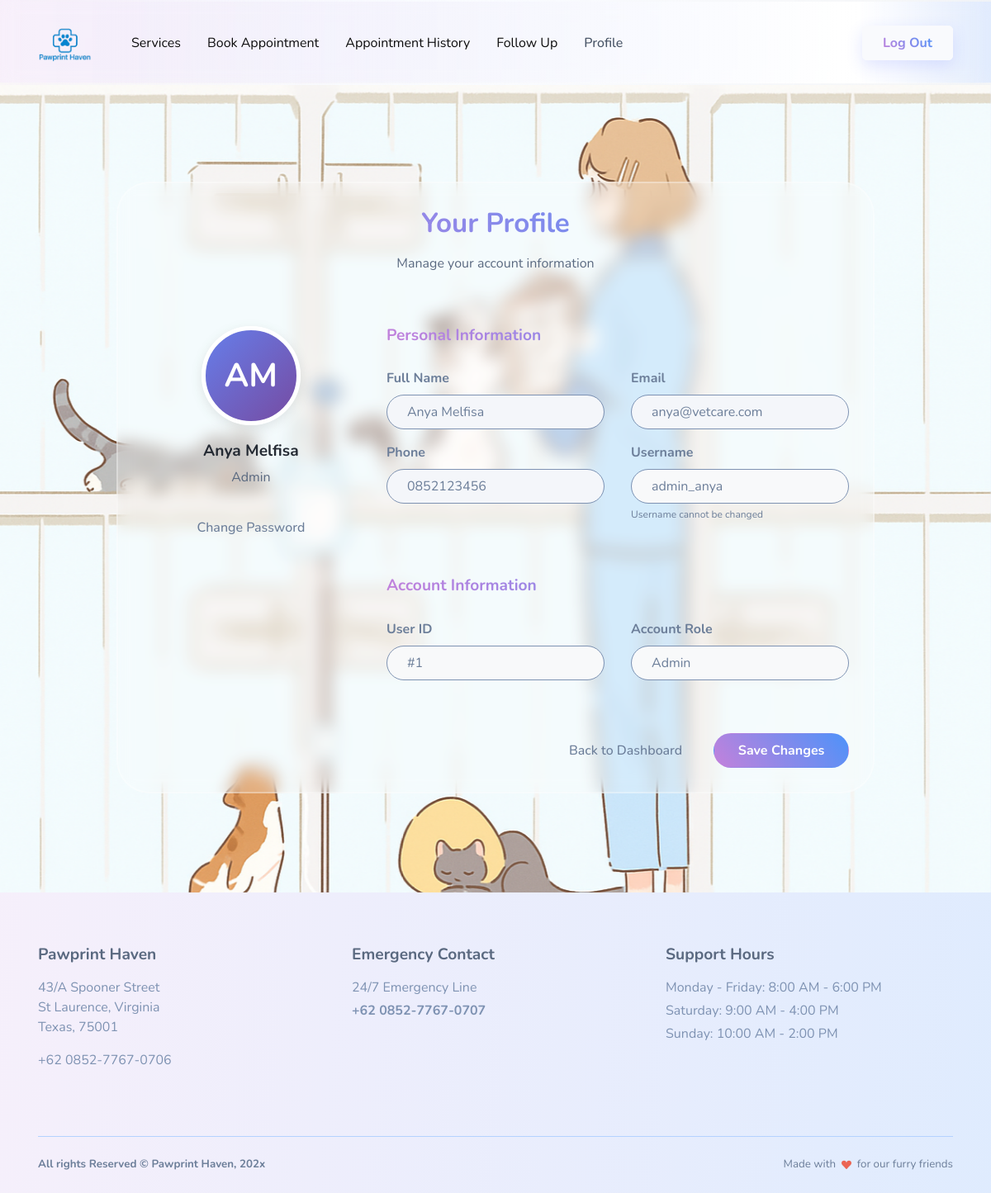
The app's page /profile.php (signed in) with its own data.
### tables this page shows
CREATE TABLE `users` (
  `user_id` int(11) NOT NULL,
  `username` varchar(50) NOT NULL,
  `full_name` varchar(100) NOT NULL,
  `role` enum('Admin','Vet','Owner') DEFAULT 'Owner',
  `phone` varchar(20) DEFAULT NULL,
  `email` varchar(100) DEFAULT NULL,
  `password` varchar(255) DEFAULT NULL
);

### profile.php (the view, shortened to what this page needs)
<?php
require_once 'connection.php';
try {
    $stmt = $pdo->prepare("SELECT * FROM users WHERE user_id = ?");
    $stmt->execute([$_SESSION['user_id']]);
    $user = $stmt->fetch();
} catch (PDOException $e) {
    die("Database error: " . $e->getMessage());
}
$initials = "";
if (!empty($user['full_name'])) {
    $name_parts = explode(' ', $user['full_name']);
    $initials = strtoupper(substr($name_parts[0], 0, 1) . (isset($name_parts[1]) ? substr($name_parts[1], 0, 1) : ''));
} else {
    $initials = strtoupper(substr($user['username'], 0, 2));
}
?>
<!DOCTYPE html>
<html lang="en-US" dir="ltr">
  <head>
    <link href="assets/css/theme.css" rel="stylesheet" />
    <link rel="stylesheet" href="https://cdnjs.cloudflare.com/ajax/libs/font-awesome/6.0.0/css/all.min.css">
  </head>
  <body>
    <main class="main" id="top">
      <nav class="navbar navbar-expand-lg navbar-light fixed-top py-3 d-block navbar-klean" data-navbar-on-scroll="data-navbar-on-scroll">
        <div class="container">
          <a class="navbar-brand" href="patient.php">
            <img class="me-3 d-inline-block" src="assets/img/gallery/logo.png" alt="" style="height: 65px;" />
          </a>
          <div class="collapse navbar-collapse border-top border-lg-0 mt-4 mt-lg-0" id="navbarSupportedContent">
            <ul class="navbar-nav me-auto pt-2 pt-lg-0 font-base">
              <li class="nav-item px-2" data-anchor="data-anchor">
                <a class="nav-link" href="patient.php#services">Services</a>
              </li>
              <li class="nav-item px-2" data-anchor="data-anchor">
                <a class="nav-link" href="patient.php#book-appointment">Book Appointment</a>
              </li>
              <li class="nav-item px-2" data-anchor="data-anchor">
                <a class="nav-link" href="patient.php#history">Appointment History</a>
              </li>
              <li class="nav-item px-2" data-anchor="data-anchor">
                <a class="nav-link" href="patient.php#follow-up">Follow Up</a>
              </li>
              <li class="nav-item px-2" data-anchor="data-anchor">
                <a class="nav-link fw-medium active" aria-current="page" href="profile.php">Profile</a>
              </li>
            </ul>
            <div class="ps-lg-5">
              <button class="btn btn-light shadow-klean order-0" type="button" data-bs-toggle="modal" data-bs-target="#logoutModal">
                <span class="text-gradient fw-bold">Log Out</span>
              </button>
            </div>
          </div>
        </div>
      </nav>
      <section id="profile" class="py-8" style="margin-top: 100px;">
        <div class="container">
          <div class="row justify-content-center">
            <div class="col-lg-10">
              <div class="card card-bg p-4">
                <div class="text-center mb-5">
                  <h2 class="fw-bold text-gradient mb-3">Your Profile</h2>
                  <p class="text-600">Manage your account information</p>
                </div>
                <div class="row">
                  <div class="col-md-4 text-center mb-4">
                    <div class="profile-avatar">
                      <span class="text-white fw-bold"><?php echo $initials; ?></span>
                    </div>
                    <h5 class="fw-bold"><?php echo htmlspecialchars($user['full_name'] ?? $user['username']); ?></h5>
                    <p class="text-600"><?php echo ucfirst($user['role']); ?></p>
                    <div class="mt-4">
                      <button class="btn btn-outline-klean rounded-pill w-100" data-bs-toggle="modal" data-bs-target="#changePasswordModal">Change Password</button>
                    </div>
                  </div>
                  <div class="col-md-8">
                    <form method="POST">
                      <h5 class="fw-bold text-gradient mb-4">Personal Information</h5>
                      <div class="row">
                        <div class="col-md-6 mb-3">
                          <label class="form-label fw-bold">Full Name</label>
                          <input type="text" class="form-control rounded-pill" name="full_name" value="<?php echo htmlspecialchars($user['full_name']); ?>" required>
                        </div>
                        <div class="col-md-6 mb-3">
                          <label class="form-label fw-bold">Email</label>
                          <input type="email" class="form-control rounded-pill" name="email" value="<?php echo htmlspecialchars($user['email']); ?>" required>
                        </div>
                      </div>
                      <div class="row">
                        <div class="col-md-6 mb-3">
                          <label class="form-label fw-bold">Phone</label>
                          <input type="tel" class="form-control rounded-pill" name="phone" value="<?php echo htmlspecialchars($user['phone']); ?>" required>
                        </div>
                        <div class="col-md-6 mb-3">
                          <label class="form-label fw-bold">Username</label>
                          <input type="text" class="form-control rounded-pill" value="<?php echo htmlspecialchars($user['username']); ?>" readonly style="background-color: #f8f9fa;">
                          <small class="text-muted">Username cannot be changed</small>
                        </div>
                      </div>
                      <h5 class="fw-bold text-gradient mt-5 mb-4">Account Information</h5>
                      <div class="row">
                        <div class="col-md-6 mb-3">
                          <label class="form-label fw-bold">User ID</label>
                          <input type="text" class="form-control rounded-pill" value="#<?php echo $user['user_id']; ?>" readonly style="background-color: #f8f9fa;">
                        </div>
                        <div class="col-md-6 mb-3">
                          <label class="form-label fw-bold">Account Role</label>
                          <input type="text" class="form-control rounded-pill" value="<?php echo ucfirst($user['role']); ?>" readonly style="background-color: #f8f9fa;">
                        </div>
                      </div>
                      <div class="d-grid gap-2 d-md-flex justify-content-md-end mt-5">
                        <a href="patient.php" class="btn btn-outline-klean rounded-pill px-4">Back to Dashboard</a>
                        <button type="submit" class="btn hover-top btn-glow btn-klean rounded-pill px-4">
                          <span class="fw-bold">Save Changes</span>
                        </button>
                      </div>
                    </form>
                  </div>
                </div>
              </div>
            </div>
          </div>
        </div>
      </section>
      <section class="pb-0 pt-6">
        <div class="container">
          <div class="row justify-content-lg-between">
            <div class="col-12 col-sm-6 col-lg-4 mb-5">
              <h5 class="text-600 mb-3 fw-bold">Pawprint Haven</h5>
              <p class="text-400">43/A Spooner Street<br>St Laurence, Virginia<br>Texas, 75001</p>
              <p class="text-400">+62 0852-7767-0706</p>
            </div>
            <div class="col-12 col-sm-6 col-lg-4 mb-5">
              <h5 class="text-600 mb-3 fw-bold">Emergency Contact</h5>
              <p class="text-400 mb-1">24/7 Emergency Line</p>
              <p class="text-400 fw-bold">+62 0852-7767-0707</p>
            </div>
            <div class="col-12 col-sm-6 col-lg-4 mb-5">
              <h5 class="text-600 mb-3 fw-bold">Support Hours</h5>
              <p class="text-400 mb-1">Monday - Friday: 8:00 AM - 6:00 PM</p>
              <p class="text-400 mb-1">Saturday: 9:00 AM - 4:00 PM</p>
              <p class="text-400">Sunday: 10:00 AM - 2:00 PM</p>
            </div>
          </div>
          <hr class="text-100 mb-0" />
          <div class="row justify-content-md-between justify-content-evenly py-3">
            <div class="col-12 col-sm-8 col-md-6 col-lg-auto text-center text-md-start">
              <p class="fs--1 my-2 fw-bold">All rights Reserved &copy; Pawprint Haven, 202x</p>
            </div>
            <div class="col-12 col-sm-8 col-md-6">
              <p class="fs--1 my-2 text-center text-md-end">
                Made with&nbsp;
                <svg class="bi bi-suit-heart-fill" xmlns="http://www.w3.org/2000/svg" width="12" height="12" fill="#EB6453" viewBox="0 0 16 16">
                  <path d="M4 1c2.21 0 4 1.755 4 3.92C8 2.755 9.79 1 12 1s4 1.755 4 3.92c0 3.263-3.234 4.414-7.608 9.608a.513.513 0 0 1-.784 0C3.234 9.334 0 8.183 0 4.92 0 2.755 1.79 1 4 1z"></path>
                </svg>
                &nbsp;for our furry friends
              </p>
            </div>
          </div>
        </div>
      </section>
    </main>
  </body>
</html>

### profile.php (style rules this page uses)
.profile-avatar { width: 120px; height: 120px; background: linear-gradient(135deg, #667eea 0%, #764ba2 100%); border-radius: 50%; display: flex; align-items: center; justify-content: center; font-size: 2.5rem; color: white; margin: 0 auto 20px; border: 5px solid white; box-shadow: 0 4px 15px rgba(0,0,0,0.1); }

### records on screen
users: full_name "AM", full_name "Anya Melfisa", role "Admin", email "anya@vetcare.com", phone "0852123456", username "admin_anya", user_id "#1"
